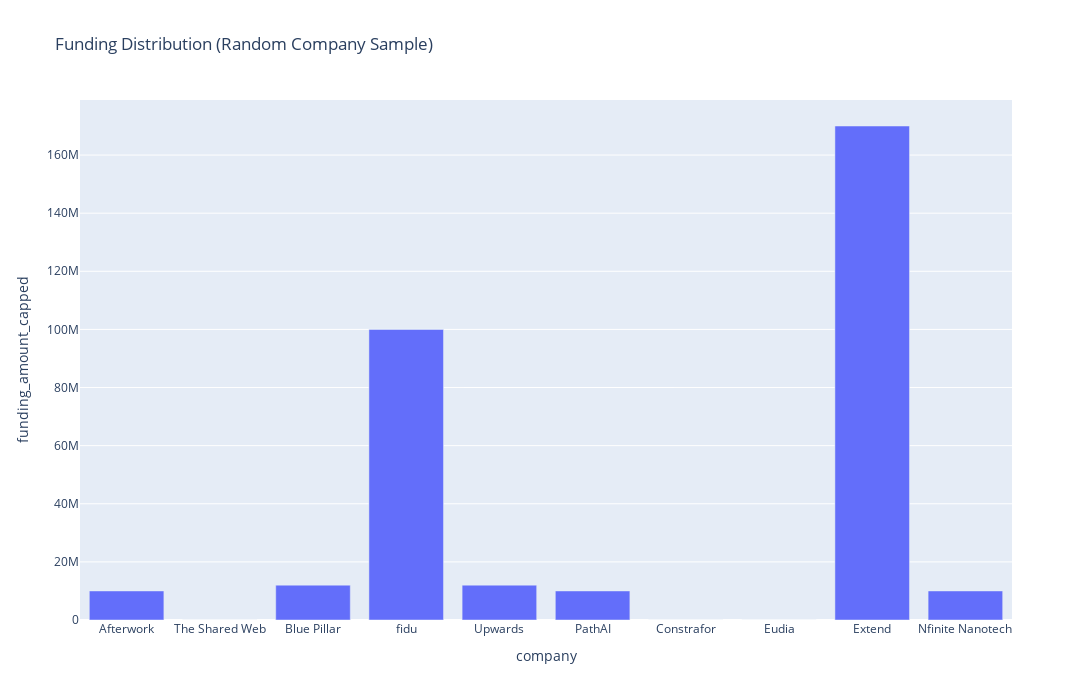

This figure's notebook cell:
### Code cell
# Random 10 companies for visualization (avoids identical bars)

import numpy as np

# Drop rows without funding
valid_df = df.dropna(subset=["funding_amount_capped"])

# Randomly sample 10 unique companies
random_companies = (
    valid_df[["company", "funding_amount_capped"]]
    .drop_duplicates(subset=["company"])
    .sample(n=10, random_state=None)   # random every run
)

# Plot
import plotly.express as px

fig = px.bar(
    random_companies,
    x="company",
    y="funding_amount_capped",
    title="Funding Distribution (Random Company Sample)",
    width=1200,
    height=700

)

fig.show()

### Figure 1 — Plotly figure (JSON) as saved in the notebook; plotly's stock layout.template omitted (floating-point values rounded to 4 significant figures)
{"data": [{"hovertemplate": "company=%{x}<br>funding_amount_capped=%{y}<extra></extra>", "legendgroup": "", "marker": {"color": "#636efa", "pattern": {"shape": ""}}, "name": "", "orientation": "v", "showlegend": false, "textposition": "auto", "type": "bar", "x": ["Afterwork", "The Shared Web", "Blue Pillar", "fidu", "Upwards", "PathAI", "Constrafor", "Eudia", "Extend", "Nfinite Nanotech"], "xaxis": "x", "y": [10000000.0, 10.0, 12000000.0, 100000000.0, 12000000.0, 10000000.0, 100.0, 1.0, 170000000.0, 10000000.0], "yaxis": "y"}], "layout": {"barmode": "relative", "height": 700, "legend": {"tracegroupgap": 0}, "title": {"text": "Funding Distribution (Random Company Sample)"}, "width": 1200, "xaxis": {"anchor": "y", "domain": [0, 1], "title": {"text": "company"}}, "yaxis": {"anchor": "x", "domain": [0, 1], "title": {"text": "funding_amount_capped"}}}}
